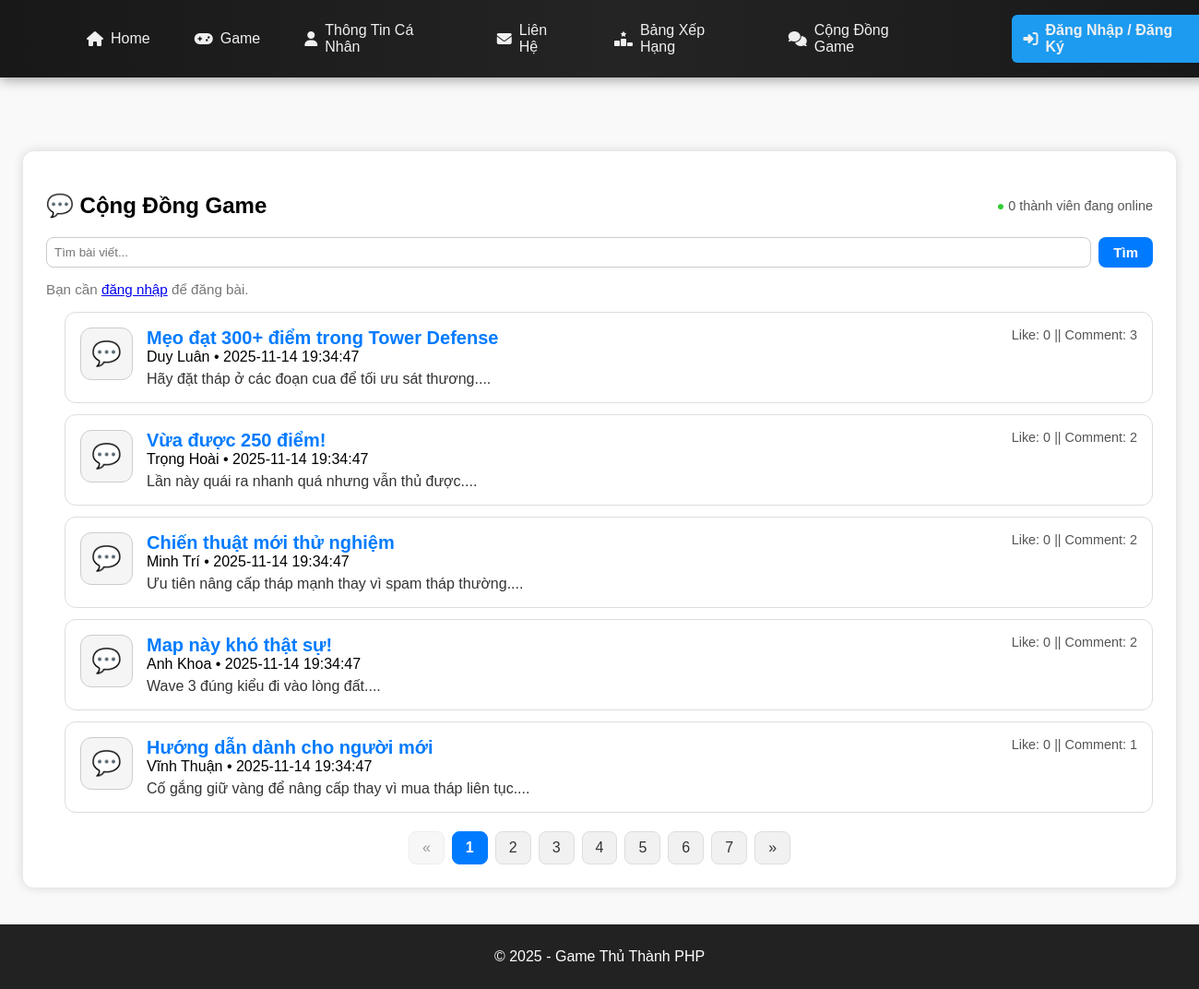
The app's page /forum_list.php with its own data.
### tables this page shows
CREATE TABLE IF NOT EXISTS posts (
  id INT AUTO_INCREMENT PRIMARY KEY,
  user_id INT NOT NULL,
  title VARCHAR(200) NOT NULL,
  content TEXT,
  screenshot_url VARCHAR(255),
  created_at TIMESTAMP DEFAULT CURRENT_TIMESTAMP,
  FOREIGN KEY (user_id) REFERENCES users(id) ON DELETE CASCADE
);

CREATE TABLE users (
  id INT AUTO_INCREMENT PRIMARY KEY,
  name VARCHAR(100),
  email VARCHAR(100) UNIQUE,
  password VARCHAR(255),
  avatar VARCHAR(255) DEFAULT 'uploads/default.png',
  secret_code VARCHAR(255) NOT NULL,
  last_activity DATETIME NULL
);

### forum_list.php (the view, shortened to what this page needs)
<?php
require_once 'db/connect.php';
$sqlOnline = "
    SELECT COUNT(*) AS total
    FROM users
    WHERE last_activity >= NOW() - INTERVAL 60 SECOND
";
$onlineCount = $conn->query($sqlOnline)->fetch_assoc()['total'] ?? 0;
include 'includes/header.php';
$q = trim($_GET['q'] ?? '');
$perPage = 5;
$page = max(1, intval($_GET['page'] ?? 1));
$offset = ($page - 1) * $perPage;
$where = "";
$params = [];
$types = "";
$sqlCount = "SELECT COUNT(*) AS total FROM posts p $where";
$stmtCount = $conn->prepare($sqlCount);
$stmtCount->execute();
$total = $stmtCount->get_result()->fetch_assoc()['total'] ?? 0;
$totalPages = max(1, ceil($total / $perPage));
$sql = "
    SELECT p.*, u.name AS author,
           (SELECT COUNT(*) FROM post_likes pl WHERE pl.post_id = p.id) AS like_count,
           (SELECT COUNT(*) FROM comments c WHERE c.post_id = p.id) AS comment_count
    FROM posts p
    JOIN users u ON u.id = p.user_id
    $where
    ORDER BY p.created_at DESC
    LIMIT ? OFFSET ?
";
$stmt = $conn->prepare($sql);
$types2 = $types . "ii";
$params2 = $params;
$params2[] = $perPage;
$params2[] = $offset;
$stmt->bind_param($types2, ...$params2);
$stmt->execute();
$result = $stmt->get_result();
?>
<div class="forum-container">
  <div style="display:flex; justify-content:space-between; align-items:center;">
      <h2>💬 Cộng Đồng Game</h2>
      <div style="font-size:0.9em; color:#555;">
          <span style="color:limegreen; font-size:14px;">●</span>
          <?= $onlineCount ?> thành viên đang online
      </div>
  </div>
  <form method="get" style="position:relative; margin-bottom:15px; display:flex; gap:8px;">
    <div style="flex:1; position:relative;">
      <input type="text" name="q" id="searchInput" placeholder="Tìm bài viết..."
             value="<?= htmlspecialchars($q) ?>"
             autocomplete="off"
             style="width:100%;padding:8px;border-radius:8px;border:1px solid #ccc;">
    </div>
    <button class="btn-send">Tìm</button>
  </form>
  <div style="margin-bottom:15px;">
    <?php if (isset($_SESSION['user'])): ?>
      <a href="forum_create_post.php" class="btn-send">✍️ Đăng bài mới</a>
    <?php else: ?>
      <span class="muted">Bạn cần <a href="auth.php">đăng nhập</a> để đăng bài.</span>
    <?php endif; ?>
  </div>
  <?php if ($total == 0): ?>
    <p class="muted">Không có bài phù hợp.</p>
  <?php else: ?>
    <div class="forum-list">
<?php while ($row = $result->fetch_assoc()): ?>
  <div class="forum-card">
    <div class="forum-icon">💬</div>
    <div class="forum-content">
      <a class="forum-title" href="forum_view.php?id=<?= $row['id'] ?>">
        <?= htmlspecialchars($row['title']) ?>
      </a>
      <div class="forum-info">
        <span class="author"><?= htmlspecialchars($row['author']) ?></span> •
        <span class="date"><?= $row['created_at'] ?></span>
      </div>
      <div class="forum-excerpt">
        <?= nl2br(htmlspecialchars(mb_substr($row['content'], 0, 160))) ?>...
      </div>
    </div>
    <div class="forum-stats">
        Like: <?= $row['like_count'] ?> || Comment: <?= $row['comment_count'] ?>
    </div>
  </div>
<?php endwhile; ?>
</div>
    <?php if ($totalPages > 1): ?>
<div class="pagination">
    <a class="<?= $page <= 1 ? 'disabled' : '' ?>"
       href="<?= $page > 1 ? '?page='.($page-1).($q!==''?'&q='.urlencode($q):'') : '#' ?>">
       «
    </a>
    <?php for ($p = 1; $p <= $totalPages; $p++): ?>
        <a class="<?= $p == $page ? 'active' : '' ?>"
           href="?page=<?= $p . ($q !== '' ? '&q='.urlencode($q) : '') ?>">
            <?= $p ?>
        </a>
    <?php endfor; ?>
    <a class="<?= $page >= $totalPages ? 'disabled' : '' ?>"
       href="<?= $page < $totalPages ? '?page='.($page+1).($q!==''?'&q='.urlencode($q):'') : '#' ?>">
       »
    </a>
</div>
<?php endif; ?>
  <?php endif; ?>
</div>
<?php include 'includes/footer.php'; ?>

### includes/header.php (shortened to what this page needs)
<!DOCTYPE html>
<html lang="vi">
<head>
    <link rel="stylesheet" href="assets/style.css">
</head>
<body>
<?php include "includes/navbar.php"; ?>
<div class="container"></div>

### includes/navbar.php (shortened to what this page needs)
<nav class="navbar">
    <div class="nav-left">
        <a href="index.php"><i class="fa-solid fa-house"></i> Home</a>
        <a href="game.php"><i class="fa-solid fa-gamepad"></i> Game</a>
        <a href="profile.php"><i class="fa-solid fa-user"></i> Thông Tin Cá Nhân</a>
        <a href="contact.php"><i class="fa-solid fa-envelope"></i> Liên Hệ</a>
        <a href="leaderboard.php"><i class="fa-solid fa-ranking-star"></i> Bảng Xếp Hạng</a>
        <a href="forum_list.php"><i class="fa-solid fa-comments"></i> Cộng Đồng Game</a>
    </div>
    <div class="nav-right">
        <?php if (isset($_SESSION['user'])): ?>
            <span class="user-name">
                <i class="fa-solid fa-circle-user"></i>
                Xin chào, <strong><?php echo htmlspecialchars($_SESSION['user']['name']); ?></strong>
            </span>
            <a href="logout.php" class="logout-btn"><i class="fa-solid fa-right-from-bracket"></i> Đăng Xuất</a>
        <?php else: ?>
            <a href="auth.php" class="login-btn"><i class="fa-solid fa-right-to-bracket"></i> Đăng Nhập / Đăng Ký</a>
        <?php endif; ?>
    </div>
</nav>
<link rel="stylesheet" href="https://cdnjs.cloudflare.com/ajax/libs/font-awesome/6.5.0/css/all.min.css">

### includes/footer.php (shortened to what this page needs)
<footer>
    <p>&copy; 2025 - Game Thủ Thành PHP</p>
</footer>
</body>
</html>

### assets/css/base.css (style rules this page uses)
body { font-family: Arial, sans-serif; background: #f9f9f9; margin: 0; padding: 0; display: grid; grid-template-rows: auto 1fr auto; min-height: 100vh; }
html, body { height: 100%; margin: 0; }

### assets/css/navbar.css (style rules this page uses)
.navbar { display: flex; justify-content: space-between; align-items: center; background: #333; padding: 0 40px; height: 60px; }
.navbar a { color: white; text-decoration: none; margin: 0 30px; font-weight: 500; transition: color 0.2s ease; }
.nav-left { display: flex; align-items: center; padding: 50px; }
.nav-right a { font-weight: bold; }

### assets/css/game.css (style rules this page uses)
.container { padding: 20px; }
.muted { color: #666; font-size: 0.95em; }

### assets/css/contact.css (style rules this page uses)
.btn-send { background: #ffd700; color: #222; border: none; padding: 12px 20px; font-size: 18px; font-weight: bold; border-radius: 30px; cursor: pointer; transition: 0.3s; }

### assets/css/forum.css (style rules this page uses)
.forum-container { width: 1200px; margin: 40px auto; background: #fff; padding: 25px; border-radius: 12px; box-shadow: 0 0 12px rgba(0,0,0,0.15); }
.forum-list { margin-left: 20px; }
.forum-card { display: flex; justify-content: space-between; align-items: flex-start; gap: 15px; padding: 16px; border-radius: 12px; border: 1px solid #ddd; background: #fff; margin-bottom: 12px; transition: 0.25s; }
.forum-icon { font-size: 35px; }
.forum-title { font-size: 20px; font-weight: bold; color: #007bff; text-decoration: none; }
.forum-excerpt { color: #333; margin-top: 6px; }
.muted { color: #777; }
.forum-icon { width: 55px; height: 55px; border-radius: 12px; border: 1px solid #ccc; background: #f5f5f5; font-size: 26px; display: flex; align-items: center; justify-content: center; color: #555; }
.pagination { display: flex; justify-content: center; margin-top: 20px; gap: 8px; }
.pagination a { padding: 8px 14px; background: #f1f1f1; border-radius: 8px; text-decoration: none; color: #333; font-weight: 500; border: 1px solid #ddd; transition: 0.25s; }
.pagination .active { background: #007bff; color: white; font-weight: 600; border: 1px solid #007bff; cursor: default; }
.pagination .disabled { opacity: 0.5; pointer-events: none; }
.btn-send { background-color: #007bff; color: #ffffff; border: none; padding: 8px 16px; border-radius: 8px; font-weight: bold; font-size: 15px; text-decoration: none; cursor: pointer; transition: background-color 0.2s ease-in-out, transform 0.1s ease; }
.forum-container form[method="get"] { position: relative; margin-bottom: 15px; display: flex; gap: 8px; }
.forum-container form[method="get"] > div:first-child { flex: 1; position: relative; }
#searchInput { width: 100%; padding: 8px; border-radius: 8px; border: 1px solid #ccc; box-sizing: border-box; }
.forum-container form[method="get"] + div { margin-bottom: 15px; }
.forum-stats { text-align: right; white-space: nowrap; font-size: 0.9em; color: #555; margin-left: 15px; }
.forum-card { display: flex; justify-content: space-between; align-items: flex-start; }
.forum-content { flex: 1; }

### assets/css/footer.css (style rules this page uses)
footer { background: #222; color: white; text-align: center; padding: 10px; }

### includes/navbar.php (style rules this page uses)
.navbar { width: 100%; background: linear-gradient(90deg, #181818, #242424, #181818); padding: 12px 20px; display: flex; justify-content: space-between; align-items: center; box-shadow: 0 4px 12px rgba(0,0,0,0.3); position: sticky; top: 0; z-index: 999; font-family: Arial, sans-serif; }
.navbar a { color: #f0f0f0; margin: 0 12px; text-decoration: none; font-size: 16px; transition: 0.3s; padding: 8px 12px; border-radius: 6px; display: inline-flex; align-items: center; gap: 8px; }
.nav-left { display: flex; align-items: center; }
.nav-right { display: flex; align-items: center; }
.login-btn { background: #1d9bf0; padding: 8px 14px; border-radius: 6px; font-weight: bold; }

### records on screen
posts: title "Mẹo đạt 300+ điểm trong Tower Defense", user.name "Duy Luân", created_at "2025-11-14 19:34:47", content "Hãy đặt tháp ở các đoạn cua để tối ưu sát thương.", like_count "0", comment_count "3"
posts: title "Vừa được 250 điểm!", user.name "Trọng Hoài", created_at "2025-11-14 19:34:47", content "Lần này quái ra nhanh quá nhưng vẫn thủ được.", like_count "0", comment_count "2"
posts: title "Chiến thuật mới thử nghiệm", user.name "Minh Trí", created_at "2025-11-14 19:34:47", content "Ưu tiên nâng cấp tháp mạnh thay vì spam tháp thường.", like_count "0", comment_count "2"
posts: title "Map này khó thật sự!", user.name "Anh Khoa", created_at "2025-11-14 19:34:47", content "Wave 3 đúng kiểu đi vào lòng đất.", like_count "0", comment_count "2"
posts: title "Hướng dẫn dành cho người mới", user.name "Vĩnh Thuận", created_at "2025-11-14 19:34:47", content "Cố gắng giữ vàng để nâng cấp thay vì mua tháp liên tục.", like_count "0", comment_count "1"

### other values on screen
$onlineCount "0"
